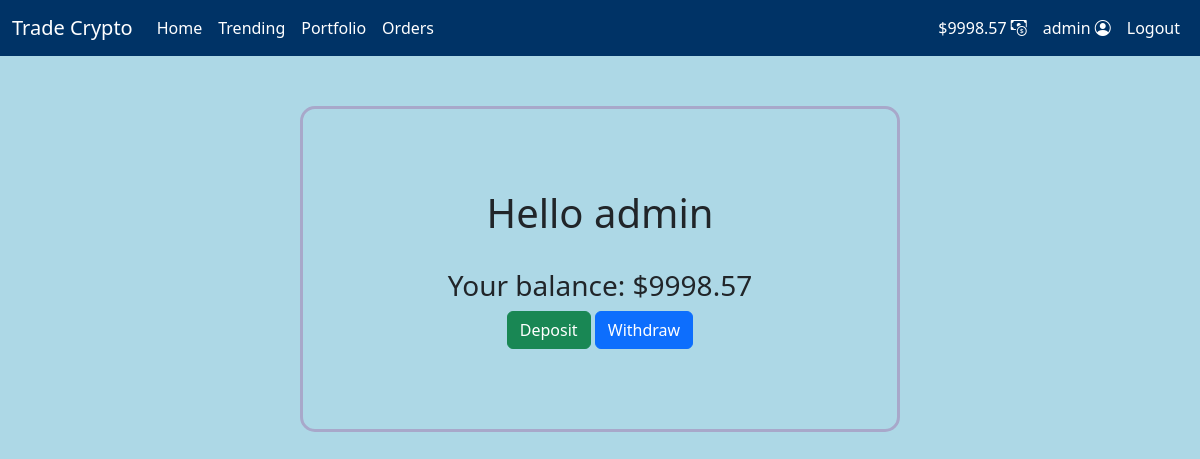
/funds (signed in), run on an earlier commit of the app's database.
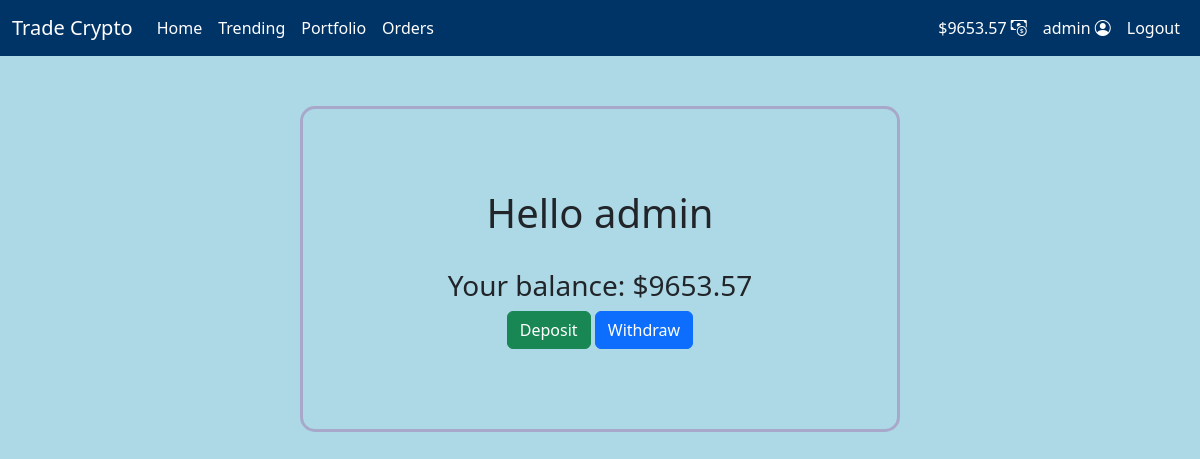
And on a later commit of the database.
### users/models.py (models this page shows, shortened)
class CustomUser(AbstractUser):
    STATUS = {
        ('regular','regular'),
        ('moderator','moderator')
    }
    email = models.EmailField(unique=True)
    status = models.CharField(max_length=100,choices=STATUS, default='regular')
    balance = models.DecimalField(decimal_places=2,max_digits=15,default=10000)

### app1/views.py (the view)
# urls.py: path('funds',views.viewfunds,name="funds"),
def viewfunds(request):
    return render(request,"app1/funds.html")

### app1/templates/app1/funds.html (shortened to what this page needs)
{% extends 'app1/layout.html' %}
{% block body %}
<div class="container">
    <div class="funds">
        <h1>Hello {{user.username}}</h1><br>
        <h3>Your balance: $<span id="main-balance">{{ user.balance }}</span></h3>
        <button class="btn btn-success" hx-get="{% url 'addfunds' %}" hx-target="#dialog">Deposit</button>
        <button class="btn btn-primary" hx-get="{% url 'withdrawfunds' %}" hx-target="#dialog">Withdraw</button>
    </div>
</div>
{% endblock %}

### app1/templates/app1/includes/navbar.html (shortened to what this page needs)
<nav style="background-color:#003366" class="navbar navbar-expand-sm navbar-dark">
  <div class="container-fluid">
      <a class="navbar-brand" href="#">Trade Crypto</a>
      <div class="collapse navbar-collapse" id="navbarNav">
        <ul class="navbar-nav">
          <li class="nav-item">
            <a class="nav-link active" aria-current="page" href="{% url 'index' %}">Home</a>
          </li>
          <li class="nav-item">
            <a class="nav-link active" aria-current="page" href="{% url 'viewtrending' %}">Trending</a>
          </li>
          {% if user.is_authenticated %}
          <li class="nav-item">
            <a class="nav-link active" href="{% url 'portfolio' %}">Portfolio</a>
          </li>
          <li class="nav-item">
            <a class="nav-link active" href="{% url 'orders' %}">Orders</a>
          </li>
          {%endif%}
        </ul>
        <ul class="navbar-nav ms-auto">
          {% if user.is_authenticated %}
          <li class="nav-item">
            <a class="nav-link active" href="{% url 'funds' %}" > <span id="navbar-balance">${{user.balance}} </span><i class="bi bi-cash-coin"></i></a>
          </li>
          <li class="nav-item">
            <a class="nav-link active" href="{% url 'profile' user.username %}"> {{user.username}} <i class="bi bi-person-circle"></i></a>
          </li>
          {% endif %}
          {% if user.is_authenticated %}
            <li class="nav-item">
                <a class="nav-link active" href="{% url 'logout' %}">Logout</a>
            </li>
          {% endif %}
        </ul>
      </div>
    </div>
</nav>

What changed in the data, as far as the page shows it:
changed CustomUser "admin": balance "9998.57" → "9653.57"
